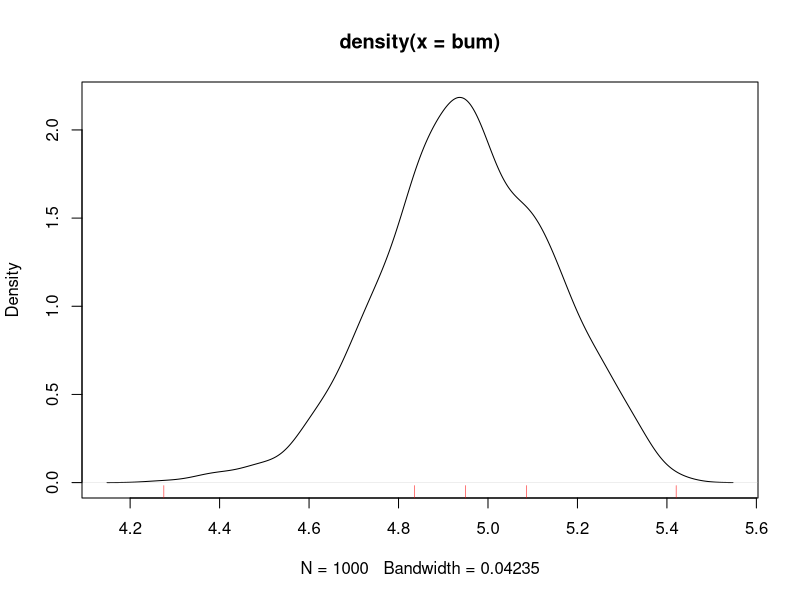
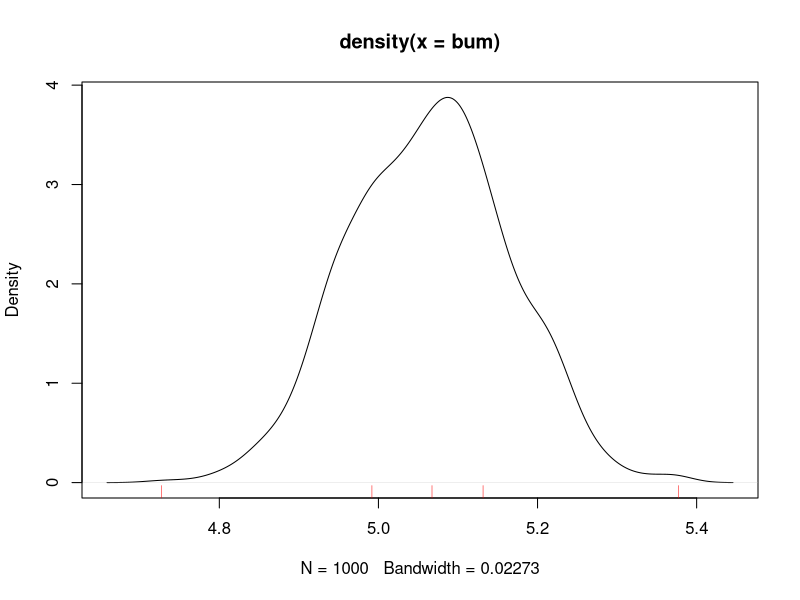
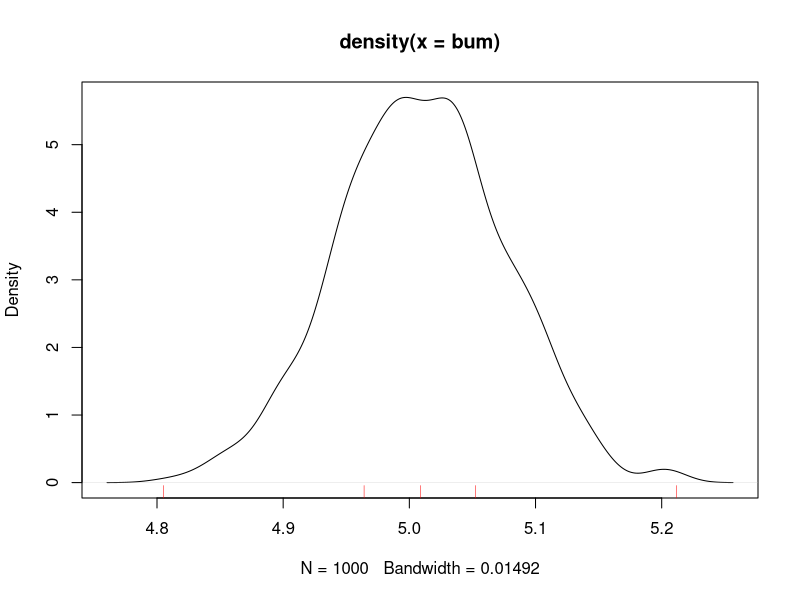

Generate these figures, in order, with R:
## ---- chunk 1
knitr::opts_chunk$set(echo = TRUE)
## ---- chunk 2
N<-100
metsample<-rnorm(N,5,2)

bum<-numeric(1000)
for(i in 1:1000){
  rndno<-as.integer(runif(N)*N)+1
  smp<-metsample[rndno]
  bum[i]<-mean(smp)
  
}

p<-density(bum)
plot(p)
qq<-quantile(bum)
rug(qq,col="red")
qq
## ---- chunk 3
N<-400
metsample<-rnorm(N,5,2)

bum<-numeric(1000)
for(i in 1:1000){
  rndno<-as.integer(runif(N)*N)+1
  smp<-metsample[rndno]
  bum[i]<-mean(smp)
  
}

p<-density(bum)
plot(p)
qq<-quantile(bum)
rug(qq,col="red")
qq
## ---- chunk 4
N<-900
metsample<-rnorm(N,5,2)

bum<-numeric(1000)
for(i in 1:1000){
  rndno<-as.integer(runif(N)*N)+1
  smp<-metsample[rndno]
  bum[i]<-mean(smp)
  
}

p<-density(bum)
plot(p)
qq<-quantile(bum)
rug(qq,col="red")
qq
